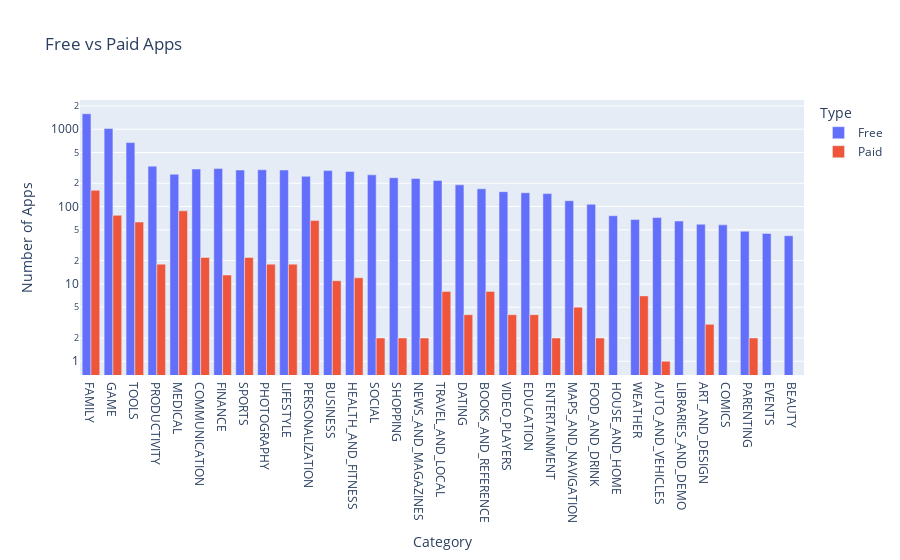

Source (notebook cell):
### Markdown cell above
# Plotly Box Plots: Lost Downloads for Paid Apps

**Challenge**: Create a box plot that shows the number of Installs for free versus paid apps. How does the median number of installations compare? Is the difference large or small?

### Code cell
g_bar=px.bar(df_free_vs_paid,x='Category',y='App',title="Free vs Paid Apps",color="Type", barmode='group')

g_bar.update_layout(xaxis_title='Category', yaxis_title='Number of Apps',xaxis={'categoryorder':'total descending'},yaxis=dict(type='log'))
g_bar.show()

### Figure 1 — Plotly figure (JSON) as saved in the notebook; plotly's stock layout.template omitted (floating-point values rounded to 4 significant figures)
{"data": [{"alignmentgroup": "True", "hovertemplate": "Type=Free<br>Category=%{x}<br>App=%{y}<extra></extra>", "legendgroup": "Free", "marker": {"color": "#636efa", "pattern": {"shape": ""}}, "name": "Free", "offsetgroup": "Free", "orientation": "v", "showlegend": true, "textposition": "auto", "type": "bar", "x": ["ART_AND_DESIGN", "AUTO_AND_VEHICLES", "BEAUTY", "BOOKS_AND_REFERENCE", "BUSINESS", "COMICS", "COMMUNICATION", "DATING", "EDUCATION", "ENTERTAINMENT", "EVENTS", "FAMILY", "FINANCE", "FOOD_AND_DRINK", "GAME", "HEALTH_AND_FITNESS", "HOUSE_AND_HOME", "LIBRARIES_AND_DEMO", "LIFESTYLE", "MAPS_AND_NAVIGATION", "MEDICAL", "NEWS_AND_MAGAZINES", "PARENTING", "PERSONALIZATION", "PHOTOGRAPHY", "PRODUCTIVITY", "SHOPPING", "SOCIAL", "SPORTS", "TOOLS", "TRAVEL_AND_LOCAL", "VIDEO_PLAYERS", "WEATHER"], "xaxis": "x", "y": [59, 72, 42, 170, 292, 58, 306, 191, 151, 147, 45, 1585, 310, 107, 1020, 285, 76, 65, 297, 119, 262, 231, 48, 246, 299, 333, 236, 257, 297, 671, 218, 156, 68], "yaxis": "y"}, {"alignmentgroup": "True", "hovertemplate": "Type=Paid<br>Category=%{x}<br>App=%{y}<extra></extra>", "legendgroup": "Paid", "marker": {"color": "#EF553B", "pattern": {"shape": ""}}, "name": "Paid", "offsetgroup": "Paid", "orientation": "v", "showlegend": true, "textposition": "auto", "type": "bar", "x": ["ART_AND_DESIGN", "AUTO_AND_VEHICLES", "BOOKS_AND_REFERENCE", "BUSINESS", "COMMUNICATION", "DATING", "EDUCATION", "ENTERTAINMENT", "FAMILY", "FINANCE", "FOOD_AND_DRINK", "GAME", "HEALTH_AND_FITNESS", "LIFESTYLE", "MAPS_AND_NAVIGATION", "MEDICAL", "NEWS_AND_MAGAZINES", "PARENTING", "PERSONALIZATION", "PHOTOGRAPHY", "PRODUCTIVITY", "SHOPPING", "SOCIAL", "SPORTS", "TOOLS", "TRAVEL_AND_LOCAL", "VIDEO_PLAYERS", "WEATHER"], "xaxis": "x", "y": [3, 1, 8, 11, 22, 4, 4, 2, 162, 13, 2, 77, 12, 18, 5, 88, 2, 2, 66, 18, 18, 2, 2, 22, 63, 8, 4, 7], "yaxis": "y"}], "layout": {"barmode": "group", "legend": {"title": {"text": "Type"}, "tracegroupgap": 0}, "title": {"text": "Free vs Paid Apps"}, "xaxis": {"anchor": "y", "categoryorder": "total descending", "domain": [0, 1], "title": {"text": "Category"}}, "yaxis": {"anchor": "x", "domain": [0, 1], "title": {"text": "Number of Apps"}, "type": "log"}}}
